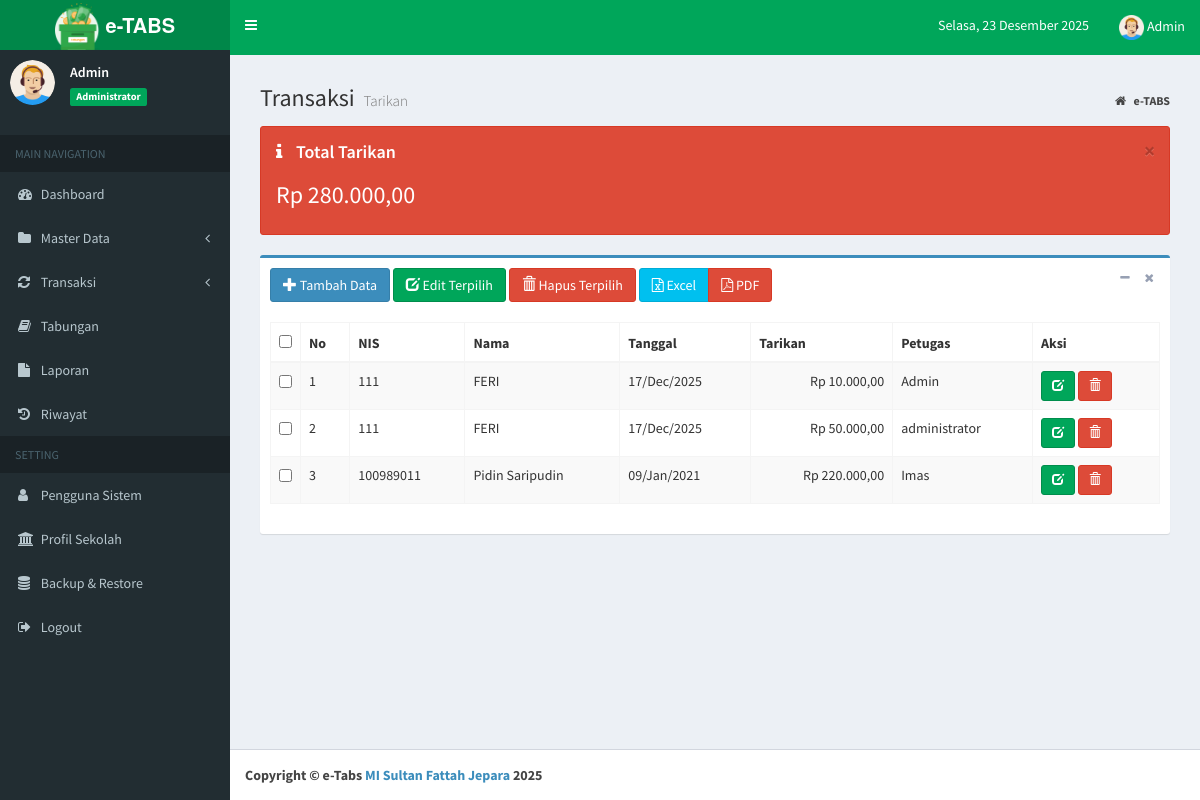
Before: /index.php?page=data_tarik (signed in) with the older database file.
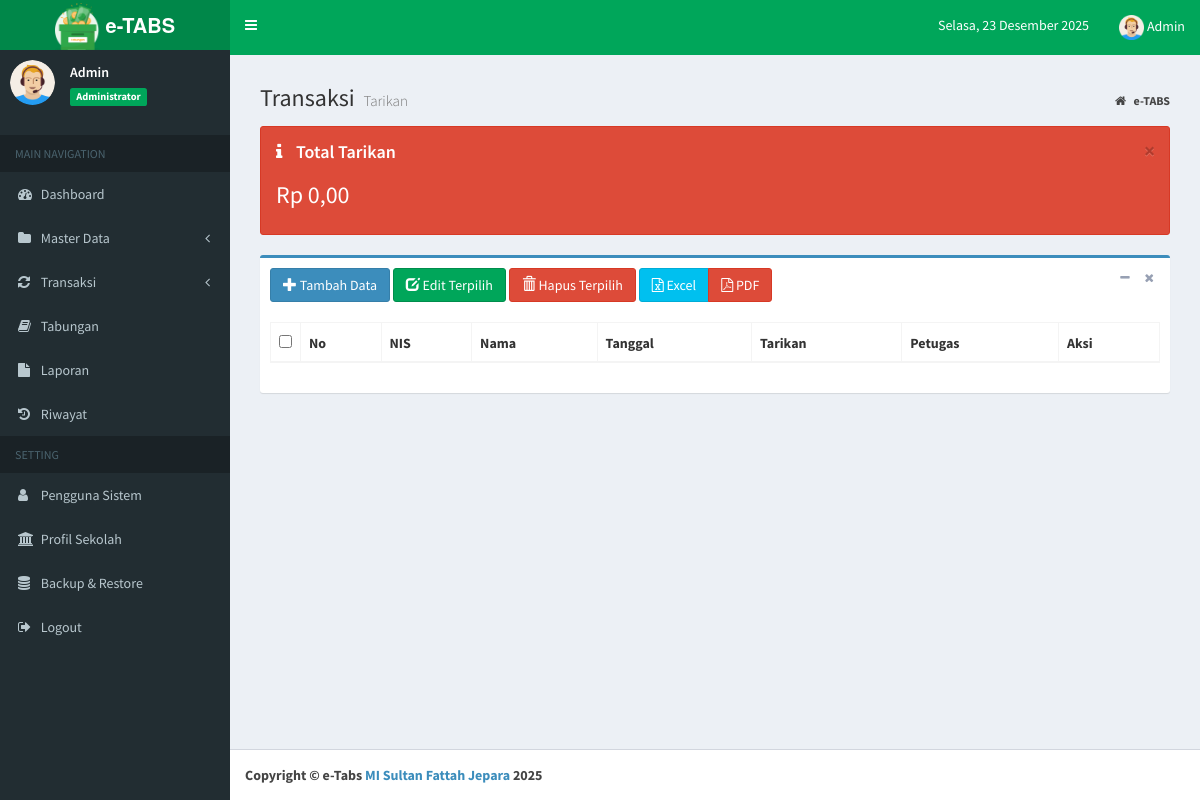
After: the same page with the newer database file.
### tables this page shows
CREATE TABLE `tb_tabungan` (
  `id_tabungan` int(11) NOT NULL AUTO_INCREMENT,
  `nis` char(12) NOT NULL,
  `setor` int(11) NOT NULL,
  `tarik` int(11) NOT NULL,
  `tgl` date NOT NULL,
  `jenis` enum('ST','TR') NOT NULL,
  `petugas` varchar(20) NOT NULL,
  PRIMARY KEY (`id_tabungan`),
  KEY `nis` (`nis`),
  CONSTRAINT `tb_tabungan_ibfk_1` FOREIGN KEY (`nis`) REFERENCES `tb_siswa` (`nis`) ON DELETE CASCADE ON UPDATE CASCADE
);

CREATE TABLE `tb_siswa` (
  `nis` char(12) NOT NULL,
  `nama_siswa` varchar(40) NOT NULL,
  `jekel` enum('LK','PR') NOT NULL,
  `id_kelas` int(11) NOT NULL,
  `status` enum('Aktif','Lulus','Pindah') NOT NULL,
  `th_masuk` year(4) NOT NULL,
  PRIMARY KEY (`nis`),
  KEY `id_kelas` (`id_kelas`),
  CONSTRAINT `tb_siswa_ibfk_1` FOREIGN KEY (`id_kelas`) REFERENCES `tb_kelas` (`id_kelas`) ON DELETE CASCADE ON UPDATE CASCADE
);

### inc/rupiah.php (called while the page is built)
<?php
function rupiah($angka){
	if ($angka === null || $angka === '' || !is_numeric($angka)) {
		$angka = 0;
	}
	$hasil_rupiah = "Rp " . number_format((float)$angka, 2, ',', '.');
	return $hasil_rupiah;
}

### petugas/tarik/data_tarik.php (the view, shortened to what this page needs)
<section class="content-header">
	<h1>
		Transaksi
		<small>Tarikan</small>
	</h1>
	<ol class="breadcrumb">
		<li>
			<a href="index.php">
				<i class="fa fa-home"></i>
				<b>e-TABS</b>
			</a>
		</li>
	</ol>
</section>
<section class="content">
	<div class="alert alert-danger alert-dismissible">
		<button type="button" class="close" data-dismiss="alert" aria-hidden="true">&times;</button>
		<h4>
			<i class="icon fa fa-info"></i> Total Tarikan</h4>
		<?php
    		$sql = $koneksi->query("SELECT SUM(tarik) as total  from tb_tabungan where jenis='TR'");
    		while ($data= $sql->fetch_assoc()) {
  		?>
		<h3>
			<?php echo rupiah($data['total']); }?>
		</h3>
	</div>
	<div class="box box-primary">
		<div class="box-header">
			<a href="?page=add_tarik" class="btn btn-primary">
				<i class="glyphicon glyphicon-plus"></i> Tambah Data</a>
			<button type="button" id="btnEditTerpilih" class="btn btn-success" onclick="editTerpilih()">
				<i class="glyphicon glyphicon-edit"></i> Edit Terpilih
			</button>
			<button type="button" id="btnHapusTerpilih" class="btn btn-danger" onclick="hapusTerpilih()">
				<i class="glyphicon glyphicon-trash"></i> Hapus Terpilih
			</button>
			<div class="btn-group">
				<a href="../../admin/export_handler.php?type=excel&table=tarik" class="btn btn-info" title="Ekspor ke Excel">
					<i class="fa fa-file-excel-o"></i> Excel
				</a>
				<a href="../../admin/export_handler.php?type=pdf&table=tarik" class="btn btn-danger" title="Ekspor ke PDF" target="_blank">
					<i class="fa fa-file-pdf-o"></i> PDF
				</a>
			</div>
			<div class="box-tools pull-right">
				<button type="button" class="btn btn-box-tool" data-widget="collapse">
					<i class="fa fa-minus"></i>
				</button>
				<button type="button" class="btn btn-box-tool" data-widget="remove">
					<i class="fa fa-remove"></i>
				</button>
			</div>
		</div>
		<div class="box-body">
			<div class="table-responsive">
				<form id="formTarik" method="post" action="">
					<table id="example1" class="table table-bordered table-striped">
						<thead>
							<tr>
								<th width="30">
									<input type="checkbox" id="checkAll" title="Pilih Semua" onclick="handleCheckAllClick(this)">
								</th>
								<th>No</th>
								<th>NIS</th>
								<th>Nama</th>
								<th>Tanggal</th>
								<th>Tarikan</th>
								<th>Petugas</th>
								<th>Aksi</th>
							</tr>
						</thead>
						<tbody>
							<?php
                  $no = 1;
				  $sql = $koneksi->query("select s.nis, s.nama_siswa, t.id_tabungan, t.tarik, t.tgl, t.petugas from
				  tb_siswa s join tb_tabungan t on s.nis=t.nis
				  where jenis ='TR' order by tgl desc, id_tabungan desc");
                  while ($data= $sql->fetch_assoc()) {
                ?>
							<tr data-id="<?php echo $data['id_tabungan']; ?>" data-nis="<?php echo $data['nis']; ?>" data-nama="<?php echo htmlspecialchars($data['nama_siswa']); ?>" data-tarik="<?php echo $data['tarik']; ?>" data-tgl="<?php echo $data['tgl']; ?>">
								<td>
									<input type="checkbox" name="id_tabungan[]" class="checkItem" value="<?php echo $data['id_tabungan']; ?>">
								</td>
								<td>
									<?php echo $no++; ?>
								</td>
							<td>
								<?php echo $data['nis']; ?>
							</td>
							<td>
								<?php echo $data['nama_siswa']; ?>
							</td>
							<td>
								<?php  $tgl = $data['tgl']; echo date("d/M/Y", strtotime($tgl))?>
							</td>
							<td align="right">
								<?php echo rupiah($data['tarik']); ?>
							</td>
							<td>
								<?php echo $data['petugas']; ?>
							</td>
							<td>
								<a href="?page=edit_tarik&kode=<?php echo $data['id_tabungan']; ?>" title="Ubah"
								 class="btn btn-success btn-sm">
									<i class="glyphicon glyphicon-edit"></i>
								</a>
								<a href="?page=del_tarik&kode=<?php echo $data['id_tabungan']; ?>"
									onclick="return confirmHapus(event, 'Yakin hapus penarikan untuk NIS <?php echo htmlspecialchars($data['nis']); ?>?')"
									title="Hapus" class="btn btn-danger btn-sm">
									<i class="glyphicon glyphicon-trash"></i>
							</td>
						</tr>
						<?php
                  }
                ?>
						</tbody>
					</table>
				</form>
			</div>
		</div>
	</div>
</section>

Changed rows visible on the page:
removed tb_tabungan: nis.nis "111", nis.nama_siswa "FERI", tgl "17/Dec/2025", tarik "Rp 10.000,00", petugas "Admin"
removed tb_tabungan: nis.nis "111", nis.nama_siswa "FERI", tgl "17/Dec/2025", tarik "Rp 50.000,00", petugas "administrator"
removed tb_tabungan: nis.nis "100989011", nis.nama_siswa "Pidin Saripudin", tgl "09/Jan/2021", tarik "Rp 220.000,00", petugas "Imas"
Other visible differences:
new list line: "Rp 0,00"
list line gone: "Rp 280.000,00"
